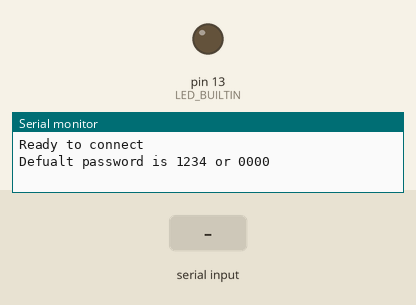
The sketch below on a simulated Arduino Mega 2560, built with avr-gcc and run on an emulated ATmega2560. Shown: output pins drawn as LEDs (lit = HIGH), the last lines printed to the serial monitor. The inputs (shaded band) are chosen by the test bench.

Above: at 1.2 s.
1.3 s: "aan\n" received over the second serial link
At 2.1 s:
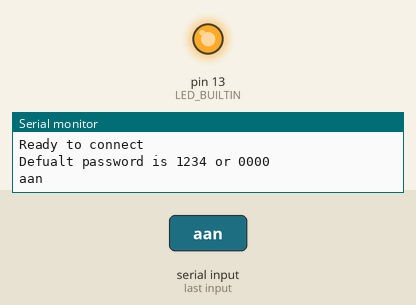
2.8 s: "uit\n" received over the second serial link
At 3.3 s:
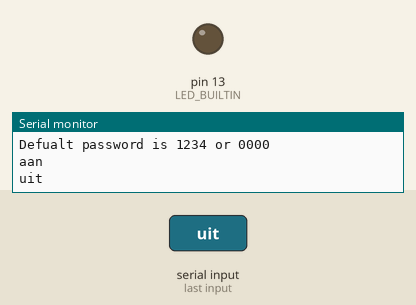
Timing chart, 0 to 5.8 s (numbered marks = the images above; inputs shaded):
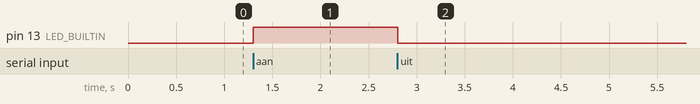

Measured:
- after the input at 1.3 s, pin 13 (LED_BUILTIN): LOW → HIGH at once
- after the input at 2.8 s, pin 13 (LED_BUILTIN): HIGH → LOW at once

The sketch:

Bluetooth_com.ino
```cpp
void setup() {
  Serial.begin(9600);
  pinMode(LED_BUILTIN, OUTPUT);
  Serial1.begin(9600);
  Serial.println("Ready to connect\nDefualt password is 1234 or 0000");
}

void loop() {
  String woord;
  if (Serial1.available()) {
    woord = Serial1.readStringUntil('\n');
    Serial.println(woord);
  }
  if(woord == "aan"){
    digitalWrite(LED_BUILTIN,HIGH);
  }else if(woord == "uit"){
    digitalWrite(LED_BUILTIN,LOW);
  }

}
```
